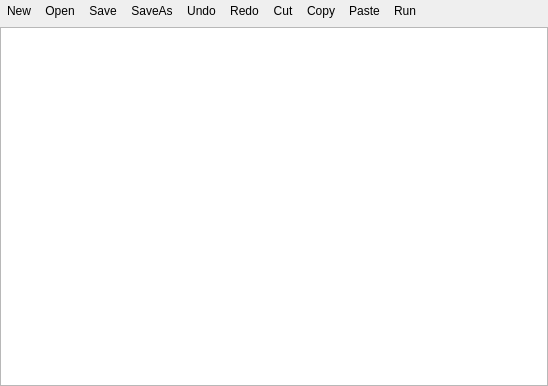
<?xml version="1.0" encoding="UTF-8"?>
<ui version="4.0">
 <class>CodeEditorWidget</class>
 <widget class="QWidget" name="CodeEditorWidget">
  <property name="geometry">
   <rect>
    <x>0</x>
    <y>0</y>
    <width>548</width>
    <height>386</height>
   </rect>
  </property>
  <property name="windowTitle">
   <string>Code Editor</string>
  </property>
  <layout class="QVBoxLayout" name="verticalLayout">
   <property name="leftMargin">
    <number>0</number>
   </property>
   <property name="topMargin">
    <number>0</number>
   </property>
   <property name="rightMargin">
    <number>0</number>
   </property>
   <property name="bottomMargin">
    <number>0</number>
   </property>
   <item>
    <widget class="QWidget" name="editorToolbar" native="true">
     <layout class="QHBoxLayout" name="horizontalLayout">
      <property name="spacing">
       <number>0</number>
      </property>
      <property name="leftMargin">
       <number>0</number>
      </property>
      <property name="topMargin">
       <number>0</number>
      </property>
      <property name="rightMargin">
       <number>0</number>
      </property>
      <property name="bottomMargin">
       <number>0</number>
      </property>
      <item>
       <widget class="QToolButton" name="newButton">
        <property name="text">
         <string>New</string>
        </property>
        <property name="icon">
         <iconset resource="../resources.qrc">
          <normaloff>:/images/file/new.png</normaloff>:/images/file/new.png</iconset>
        </property>
        <property name="iconSize">
         <size>
          <width>24</width>
          <height>24</height>
         </size>
        </property>
        <property name="autoRaise">
         <bool>true</bool>
        </property>
       </widget>
      </item>
      <item>
       <widget class="QToolButton" name="openButton">
        <property name="text">
         <string>Open</string>
        </property>
        <property name="icon">
         <iconset resource="../resources.qrc">
          <normaloff>:/images/file/open.png</normaloff>:/images/file/open.png</iconset>
        </property>
        <property name="iconSize">
         <size>
          <width>24</width>
          <height>24</height>
         </size>
        </property>
        <property name="autoRaise">
         <bool>true</bool>
        </property>
       </widget>
      </item>
      <item>
       <widget class="QToolButton" name="saveButton">
        <property name="text">
         <string>Save</string>
        </property>
        <property name="icon">
         <iconset resource="../resources.qrc">
          <normaloff>:/images/file/save.png</normaloff>:/images/file/save.png</iconset>
        </property>
        <property name="iconSize">
         <size>
          <width>24</width>
          <height>24</height>
         </size>
        </property>
        <property name="autoRaise">
         <bool>true</bool>
        </property>
       </widget>
      </item>
      <item>
       <widget class="QToolButton" name="saveAsButton">
        <property name="text">
         <string>SaveAs</string>
        </property>
        <property name="icon">
         <iconset resource="../resources.qrc">
          <normaloff>:/images/file/saveas.png</normaloff>:/images/file/saveas.png</iconset>
        </property>
        <property name="iconSize">
         <size>
          <width>24</width>
          <height>24</height>
         </size>
        </property>
        <property name="autoRaise">
         <bool>true</bool>
        </property>
       </widget>
      </item>
      <item>
       <widget class="QToolButton" name="undoButton">
        <property name="text">
         <string>Undo</string>
        </property>
        <property name="icon">
         <iconset resource="../resources.qrc">
          <normaloff>:/images/edit/undo.png</normaloff>:/images/edit/undo.png</iconset>
        </property>
        <property name="iconSize">
         <size>
          <width>24</width>
          <height>24</height>
         </size>
        </property>
        <property name="autoRaise">
         <bool>true</bool>
        </property>
       </widget>
      </item>
      <item>
       <widget class="QToolButton" name="redoButton">
        <property name="text">
         <string>Redo</string>
        </property>
        <property name="icon">
         <iconset resource="../resources.qrc">
          <normaloff>:/images/edit/redo.png</normaloff>:/images/edit/redo.png</iconset>
        </property>
        <property name="iconSize">
         <size>
          <width>24</width>
          <height>24</height>
         </size>
        </property>
        <property name="autoRaise">
         <bool>true</bool>
        </property>
       </widget>
      </item>
      <item>
       <widget class="QToolButton" name="cutButton">
        <property name="text">
         <string>Cut</string>
        </property>
        <property name="icon">
         <iconset resource="../resources.qrc">
          <normaloff>:/images/edit/cut.png</normaloff>:/images/edit/cut.png</iconset>
        </property>
        <property name="iconSize">
         <size>
          <width>24</width>
          <height>24</height>
         </size>
        </property>
        <property name="autoRaise">
         <bool>true</bool>
        </property>
       </widget>
      </item>
      <item>
       <widget class="QToolButton" name="copyButton">
        <property name="text">
         <string>Copy</string>
        </property>
        <property name="icon">
         <iconset resource="../resources.qrc">
          <normaloff>:/images/edit/copy.png</normaloff>:/images/edit/copy.png</iconset>
        </property>
        <property name="iconSize">
         <size>
          <width>24</width>
          <height>24</height>
         </size>
        </property>
        <property name="autoRaise">
         <bool>true</bool>
        </property>
       </widget>
      </item>
      <item>
       <widget class="QToolButton" name="pasteButton">
        <property name="text">
         <string>Paste</string>
        </property>
        <property name="icon">
         <iconset resource="../resources.qrc">
          <normaloff>:/images/edit/paste.png</normaloff>:/images/edit/paste.png</iconset>
        </property>
        <property name="iconSize">
         <size>
          <width>24</width>
          <height>24</height>
         </size>
        </property>
        <property name="autoRaise">
         <bool>true</bool>
        </property>
       </widget>
      </item>
      <item>
       <widget class="QToolButton" name="runButton">
        <property name="text">
         <string>Run</string>
        </property>
        <property name="icon">
         <iconset resource="../resources.qrc">
          <normaloff>:/images/run/runRayTracing.png</normaloff>:/images/run/runRayTracing.png</iconset>
        </property>
        <property name="iconSize">
         <size>
          <width>24</width>
          <height>24</height>
         </size>
        </property>
        <property name="autoRaise">
         <bool>true</bool>
        </property>
       </widget>
      </item>
      <item>
       <spacer name="horizontalSpacer">
        <property name="orientation">
         <enum>Qt::Horizontal</enum>
        </property>
        <property name="sizeHint" stdset="0">
         <size>
          <width>0</width>
          <height>0</height>
         </size>
        </property>
       </spacer>
      </item>
     </layout>
    </widget>
   </item>
   <item>
    <widget class="CodeEditor" name="codeEditor"/>
   </item>
  </layout>
 </widget>
 <customwidgets>
  <customwidget>
   <class>CodeEditor</class>
   <extends>QPlainTextEdit</extends>
   <header>script/CodeEditor.h</header>
  </customwidget>
 </customwidgets>
 <resources>
  <include location="../resources.qrc"/>
 </resources>
 <connections/>
</ui>
